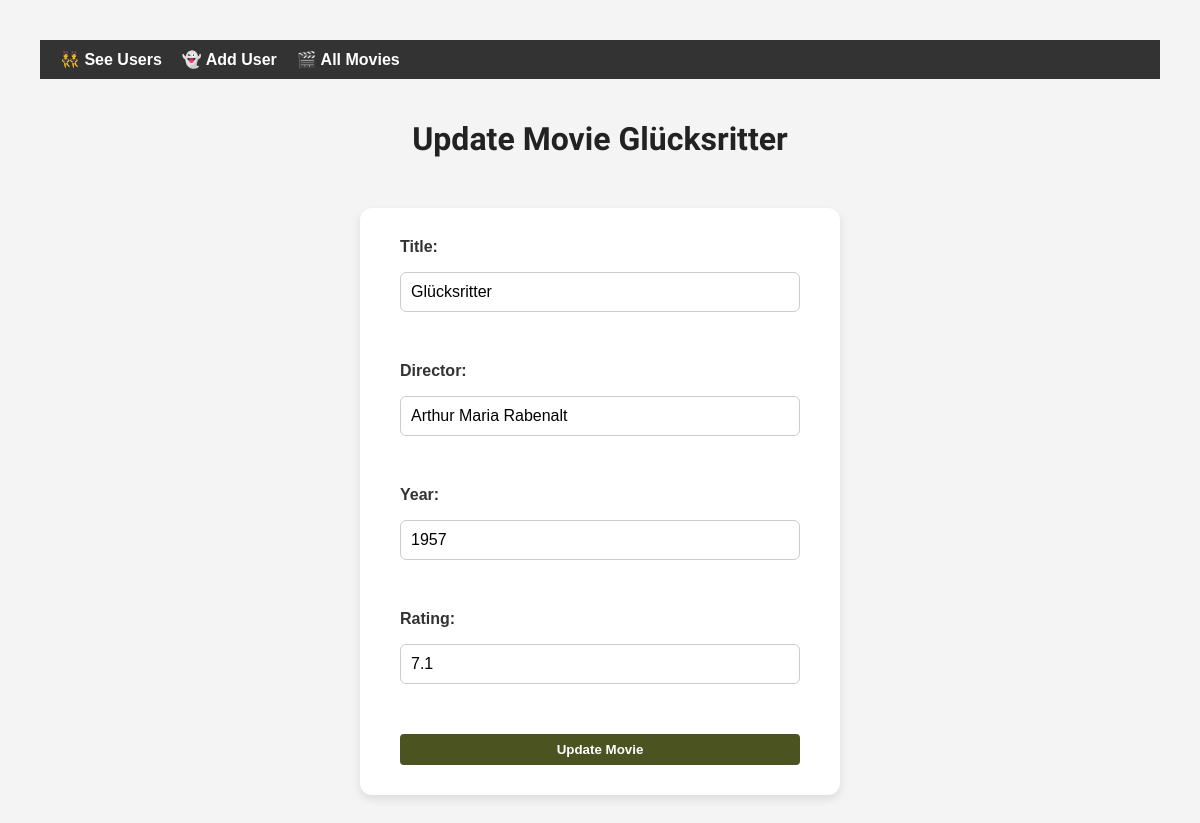
The page /users/2/update_movie/2 on the database its author committed.
### models.py (models this page shows)
class Movie(db.Model):
    __tablename__ = 'movies'
    movie_id = db.Column(db.Integer, primary_key=True)
    movie_name = db.Column(db.String)
    movie_director = db.Column(db.String)
    movie_year = db.Column(db.Integer)
    movie_rating = db.Column(db.Float)
    poster_url = db.Column(db.String)
    imdb_url = db.Column(db.String)
    user_id = db.Column(db.Integer, db.ForeignKey('users.user_id'))
    reviews = db.relationship('Review', backref='movie', cascade="all, delete-orphan")

### app.py (the view, shortened to what this page needs)
@app.route('/users/<user_id>/update_movie/<movie_id>', methods=["GET", "POST"])
def update_movie(user_id, movie_id):
    movie = data_manager.get_movie(movie_id)
    if  not movie:
        flash("Movie is not in the database yet")
        return redirect(url_for('list_user_movies', user_id=user_id))
    return render_template("update_movie.html", movie=movie, user_id=user_id)

### datamanager.py (called while the page is built)
    def get_movie(self, movie_id):
        return Movie.query.get(movie_id)

### templates/update_movie.html (shortened to what this page needs)
{% extends "base.html" %}
{% block content %}
    <h1>Update Movie {{ movie.movie_name }}</h1>
    <div class="center">
    <form method="POST" class="form-card">
        <label>Title:</label>
        <input type="text" name="name" value="{{ movie.movie_name }}"><br>
        <label>Director:</label>
        <input type="text" name="director" value="{{ movie.movie_director }}"><br>
        <label>Year:</label>
        <input type="number" name="year" value="{{ movie.movie_year }}"><br>
        <label>Rating:</label>
        <input type="number" name="rating" step="0.1" value="{{ movie.movie_rating }}"><br>
        <button type="submit" class="btn update">Update Movie</button>
    </form>
        </div>
{% endblock %}

### static/style.css (style rules this page uses)
body { font-family: Arial, sans-serif; margin: 40px; background-color: #f4f4f4; color: #333; }
h1 { font-family: 'Rowdies', sans-serif; text-align: center; color: #222; }
.btn { padding: 8px 12px; border: none; border-radius: 4px; cursor: pointer; font-weight: bold; transition: all 0.2s ease; }
.btn.update { background-color: #4B5320; color: white; }
.form-card { background-color: #fff; padding: 30px 40px; border-radius: 12px; box-shadow: 0 4px 10px rgba(0, 0, 0, 0.1); width: 100%; max-width: 400px; display: flex; flex-direction: column; gap: 16px; }
.form-card label { font-weight: bold; font-size: 1rem; }
.form-card input { padding: 10px; font-size: 1rem; border-radius: 6px; border: 1px solid #ccc; }
.center { display: flex; justify-content: center; margin-top: 50px }

### rows shown on the page
Movie: movie_name "Glücksritter", name "Glücksritter", director "Arthur Maria Rabenalt", year "1957", rating "7.1"
